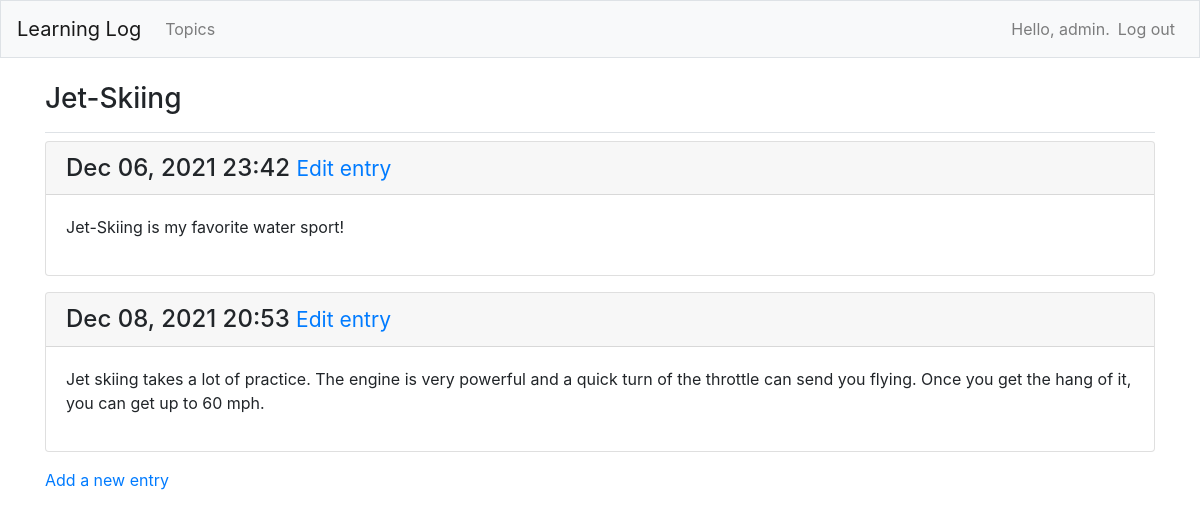
The page /topics/3/ (signed in) on the database its author committed.
### MainApp/models.py (models this page shows, shortened)
class Topic(models.Model):
    text = models.CharField(max_length=200)
    date_added = models.DateTimeField(auto_now_add=True)
    owner = models.ForeignKey(User, on_delete=models.CASCADE)   #owner field is a foregin key to user
    def __str__(self):
        return self.text

class Entry(models.Model):   #has fields called topic, text, and date_added
    topic = models.ForeignKey(Topic, on_delete=models.CASCADE)
    text = models.TextField()
    date_added = models.DateTimeField(auto_now_add=True)
    class Meta:
        verbose_name_plural = 'entries'

### MainApp/views.py (the view)
# urls.py: path('topics/<int:topic_id>/',views.topic, name="topic"), #creating the individual topic pages that navigates through topics page-creates an integer variable that references the primary keys of topics
@login_required
def topic(request,topic_id):     #what you name in url file must be received in views file
    topic = Topic.objects.get(id=topic_id)
    if topic.owner != request.user:
        raise Http404
    entries = topic.entry_set.all()        #from myshell.py file
    context = {'topic':topic, 'entries':entries}  #key represents a variable name to use in template
    return render(request, 'MainApp/topic.html',context)

### MainApp/templates/mainapp/topic.html
{% extends "MainApp/base.html" %}
{% block page_header %}
<h3>{{ topic }}</h3>
{% endblock page_header %}
{% block content %}
{% for e in entries %}
<div class="card mb-3">
    <h4 class="card-header">
        {{ e.date_added|date:'M d, Y H:i' }}
        <small><a href="{% url 'MainApp:edit_entry' e.id %}">Edit entry</a></small>
    </h4>
<div class="card-body">
    {{ e.text|linebreaks }}
</div>
</div>
{% empty %}
<p>There are no entries for this topic yet.</p>
{% endfor %}
<p>
    <a href="{% url 'MainApp:new_entry' topic.id %}">Add a new entry</a>
</p>
{% endblock content %}

### MainApp/templates/mainapp/base.html (shortened to what this page needs)
{% load bootstrap4 %}
<!doctype html>
<html lang="en">
<head>
{% bootstrap_css %}
</head>
<body>
    <nav class="navbar navbar-expand-md navbar-light bg-light mb-4 border">
        <a class="navbar-brand" href="{% url 'MainApp:index'%}">Learning Log</a>
        <div class="collapse navbar-collapse" id="navbarCollapse">
            <ul class="navbar-nav mr-auto">
                <li class="nav-item">
                    <a class="nav-link" href="{% url 'MainApp:topics'%}">Topics</a></li>
            </ul>
            <ul class="navbar-nav ml-auto">
                {% if user.is_authenticated %}
                <li class="nav-item">
                    <span class="navbar-text">Hello, {{ user.username }}.</span>
                </li>
                <li class="nav-item">
                    <a class="nav-link" href="{% url 'users:logout' %}">Log out</a>
                </li>
                {% else %}
                <li class="nav-item">
                    <a class="nav-link" href="{% url 'users:register' %}">Register</a>
                </li>
                <li class="nav-item">
                    <a class="nav-link" href="{% url 'users:login' %}">Log in</a></li>
                {% endif %}
            </ul>
        </div>
    </nav>
<main role="main" class="container">
    <div class="pb-2 mb-2 border-bottom">
        {% block page_header %}{% endblock page_header %}
    </div>
    <div>
        {% block content %}{% endblock content %}
    </div>
</main>
</body>
</html>

### rows shown on the page
Topic: text "Jet-Skiing"
Entry: date_added "Dec 06, 2021 23:42", text "Jet-Skiing is my favorite water sport!"
Entry: date_added "Dec 08, 2021 20:53", text "Jet skiing takes a lot of practice. The engine is very powerful and a quick turn of the throttle can send you flying. Once you get the hang of it, you can get up to 60 mph."

### other values the page prints
{{ user.username }} "admin"
